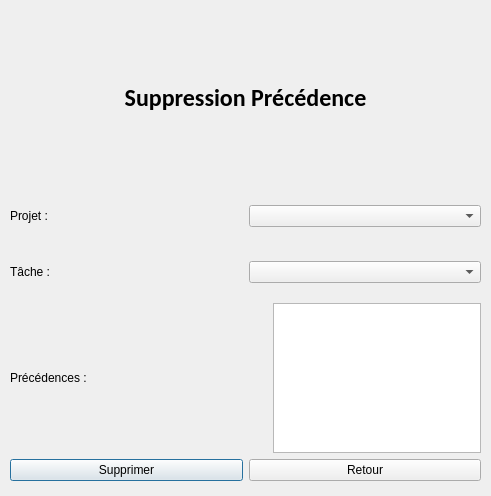
<?xml version="1.0" encoding="UTF-8"?>
<ui version="4.0">
 <class>SuppressionPrecedence</class>
 <widget class="QDialog" name="SuppressionPrecedence">
  <property name="windowModality">
   <enum>Qt::WindowModal</enum>
  </property>
  <property name="geometry">
   <rect>
    <x>0</x>
    <y>0</y>
    <width>491</width>
    <height>496</height>
   </rect>
  </property>
  <property name="windowTitle">
   <string>Suppression Precedence</string>
  </property>
  <widget class="QWidget" name="verticalLayoutWidget">
   <property name="geometry">
    <rect>
     <x>10</x>
     <y>10</y>
     <width>471</width>
     <height>471</height>
    </rect>
   </property>
   <layout class="QVBoxLayout" name="verticalLayout">
    <item>
     <widget class="QLabel" name="label">
      <property name="minimumSize">
       <size>
        <width>0</width>
        <height>113</height>
       </size>
      </property>
      <property name="font">
       <font>
        <family>Calibri</family>
        <pointsize>18</pointsize>
        <weight>75</weight>
        <bold>true</bold>
        <underline>false</underline>
       </font>
      </property>
      <property name="text">
       <string>Suppression Précédence</string>
      </property>
      <property name="alignment">
       <set>Qt::AlignCenter</set>
      </property>
     </widget>
    </item>
    <item>
     <layout class="QVBoxLayout" name="verticalLayout_2">
      <item>
       <layout class="QHBoxLayout" name="horizontalLayout">
        <item>
         <widget class="QLabel" name="label_3">
          <property name="minimumSize">
           <size>
            <width>0</width>
            <height>50</height>
           </size>
          </property>
          <property name="text">
           <string>Projet :</string>
          </property>
         </widget>
        </item>
        <item>
         <widget class="QComboBox" name="comboBoxProjet"/>
        </item>
       </layout>
      </item>
      <item>
       <layout class="QHBoxLayout" name="horizontalLayout_2">
        <item>
         <widget class="QLabel" name="label_4">
          <property name="minimumSize">
           <size>
            <width>0</width>
            <height>50</height>
           </size>
          </property>
          <property name="text">
           <string>Tâche :</string>
          </property>
         </widget>
        </item>
        <item>
         <widget class="QComboBox" name="comboBoxTache"/>
        </item>
       </layout>
      </item>
     </layout>
    </item>
    <item>
     <layout class="QVBoxLayout" name="verticalLayout_3">
      <item>
       <layout class="QHBoxLayout" name="horizontalLayout_3">
        <item>
         <widget class="QLabel" name="label_2">
          <property name="minimumSize">
           <size>
            <width>200</width>
            <height>0</height>
           </size>
          </property>
          <property name="maximumSize">
           <size>
            <width>16777215</width>
            <height>150</height>
           </size>
          </property>
          <property name="text">
           <string>Précédences :</string>
          </property>
         </widget>
        </item>
        <item>
         <layout class="QHBoxLayout" name="horizontalLayout_4">
          <item>
           <widget class="QListWidget" name="listPrecedence">
            <property name="maximumSize">
             <size>
              <width>208</width>
              <height>150</height>
             </size>
            </property>
           </widget>
          </item>
         </layout>
        </item>
       </layout>
      </item>
     </layout>
    </item>
    <item>
     <layout class="QHBoxLayout" name="horizontalLayout_5">
      <item>
       <widget class="QPushButton" name="pushButtonValider">
        <property name="text">
         <string>Supprimer</string>
        </property>
       </widget>
      </item>
      <item>
       <widget class="QPushButton" name="pushButtonAnnuler">
        <property name="text">
         <string>Retour</string>
        </property>
       </widget>
      </item>
     </layout>
    </item>
   </layout>
  </widget>
 </widget>
 <resources/>
 <connections/>
</ui>
